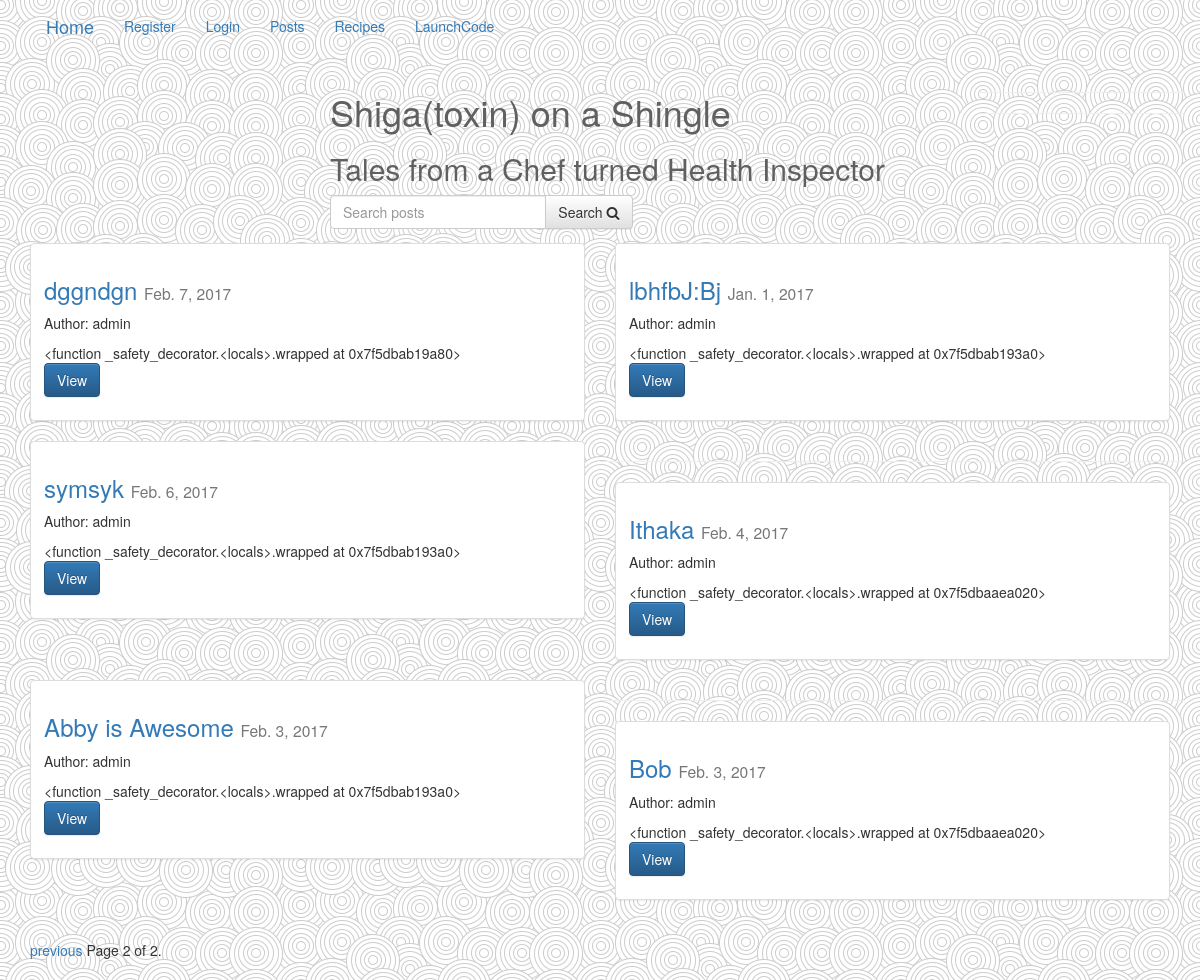
Screenshot of /?page=2 with the database file from the repository.
### posts/models.py (models this page shows, shortened)
class Post(models.Model):
    user = models.ForeignKey(settings.AUTH_USER_MODEL, default=1)
    title = models.CharField(max_length=150)
    slug = models.SlugField(unique=True) #creates url based on title of model rather than pk -- delete all media files and db as well
    image = models.ImageField(upload_to=upload_location,
            null=True,
            blank=True,
            width_field="width_field",
            height_field="height_field")
    height_field = models.IntegerField(default=0)
    width_field = models.IntegerField(default=0)
    content = models.TextField()
    draft = models.BooleanField(default=False)
    publish = models.DateField(auto_now=False, auto_now_add=False)
    read_time = models.IntegerField(default=0)
    updated = models.DateTimeField(auto_now=True, auto_now_add=False)
    timestamp = models.DateTimeField(auto_now=False, auto_now_add=True)
    objects = PostManager() #instantiating PostManager into model
    def get_absolute_url(self):
        return reverse("posts:detail", kwargs={"slug": self.slug}) #should be slug not "id"
    class Meta:
        ordering = ["-timestamp", "-updated"]
    def get_markdown(self):
        content = self.content
        markdown_text = markdown(content)
        return mark_safe(markdown_text)

### posts/views.py (the view, shortened to what this page needs)
# urls.py: 2. Add a URL to urlpatterns:  url(r'^$', views.home, name='home')
def home(request):
    today = timezone.now().date
    queryset_list = Post.objects.active()#filter(draft=False).filter(publish__lte=timezone.now())#all()  # .order_by("-timestamp") --changed in models with class meta instead
    if request.user.is_staff or request.user.is_superuser:
        queryset_list = Post.objects.all() #allows all posts (draft and future) to be seen
    query = request.GET.get("q")
    paginator = Paginator(queryset_list, 8)
    page_request_var = "page"
    page = request.GET.get(page_request_var)
    try:
        queryset = paginator.page(page)
    except PageNotAnInteger:
        queryset = paginator.page(1)
    except EmptyPage:
        queryset = paginator.page(paginator.num_pages)
    context = {
        'object_list': queryset,
        "title": "List",
        "page_request_var": page_request_var,
        "today": today,
    }
    return render(request, "home.html", context)

### posts/models.py (called while the page is built)
    def active(self, *args, **kwargs): #overriding the default all so that objects.all doesn't include draft & published in future
        return super(PostManager, self).filter(draft=False).filter(publish__lte=timezone.now())

### templates/home.html (shortened to what this page needs)
{% extends "base.html" %}
{% block content %}
    <div class="col-sm-7 col-sm-offset-3">
	<h1>Shiga(toxin) on a Shingle</h1>
    <h2>Tales from a Chef turned Health Inspector</h2>
    <form method="GET" action="" class="row">
    <div class="col-sm-6">
    <div class="input-group">
        <input class="form-control" type="text" name="q" placeholder="Search posts" value="{{ request.GET.q }}"/>
        <span class="input-group-btn">
            <button class="btn btn-default" type="submit">Search <i class="fa fa-search"></i></button>
        </span>
    </div>
    </div>
    </form>
</div>
<div class="row">
{% for obj in object_list %}
	<div class="col-sm-6">
	<div class="thumbnail">
		<div class="caption home-item">
		<h3><a href='{{ obj.get_absolute_url }}'>{{ obj.title }}</a> <small>{{ obj.publish}}</small> </h3>
            <p>Author: {{ obj.user }}</p>
            {{ obj.get_markdown|truncatechars_html:65 }}
		    <p><a href="{{ obj.get_absolute_url }}" class="btn btn-primary" role="button">View</a></p>
		</div>
	</div>
</div>
<hr/>
{% cycle "" "</div><div class='row'>" %}
{% endfor %}
<div class="pagination">
    <span class="step-links">
        {% if object_list.has_previous %}
            <a href="?{{ page_request_var }}={{ object_list.previous_page_number }}{% if request.GET.q %}&q={{ request.GET.q }}{% endif %}">previous</a>
        {% endif %}
        <span class="current">
            Page {{ object_list.number }} of {{ object_list.paginator.num_pages }}.
        </span>
    </span>
</div>
</div>
{% endblock content %}

### static/css/base.css (style rules this page uses)
h1 { color: #606060; }
h2 { color: #606060; }
h3 { color: #606060; }
body { background-image: url("swirl_pattern.png"); background size: 50%; }

### rows the page displays
Post: title "dggndgn", publish "Feb. 7, 2017", user "admin", get_markdown "<function _safety_decorator.<locals>.wrapped at 0x7f5dbab19a80>"
Post: title "lbhfbJ:Bj", publish "Jan. 1, 2017", user "admin", get_markdown "<function _safety_decorator.<locals>.wrapped at 0x7f5dbab193a0>"
Post: title "symsyk", publish "Feb. 6, 2017", user "admin", get_markdown "<function _safety_decorator.<locals>.wrapped at 0x7f5dbab193a0>"
Post: title "Ithaka", publish "Feb. 4, 2017", user "admin", get_markdown "<function _safety_decorator.<locals>.wrapped at 0x7f5dbaaea020>"
Post: title "Abby is Awesome", publish "Feb. 3, 2017", user "admin", get_markdown "<function _safety_decorator.<locals>.wrapped at 0x7f5dbab193a0>"
Post: title "Bob", publish "Feb. 3, 2017", user "admin", get_markdown "<function _safety_decorator.<locals>.wrapped at 0x7f5dbaaea020>"

### other values shown
{{ object_list.number }} "2"
{{ object_list.paginator.num_pages }} "2"
